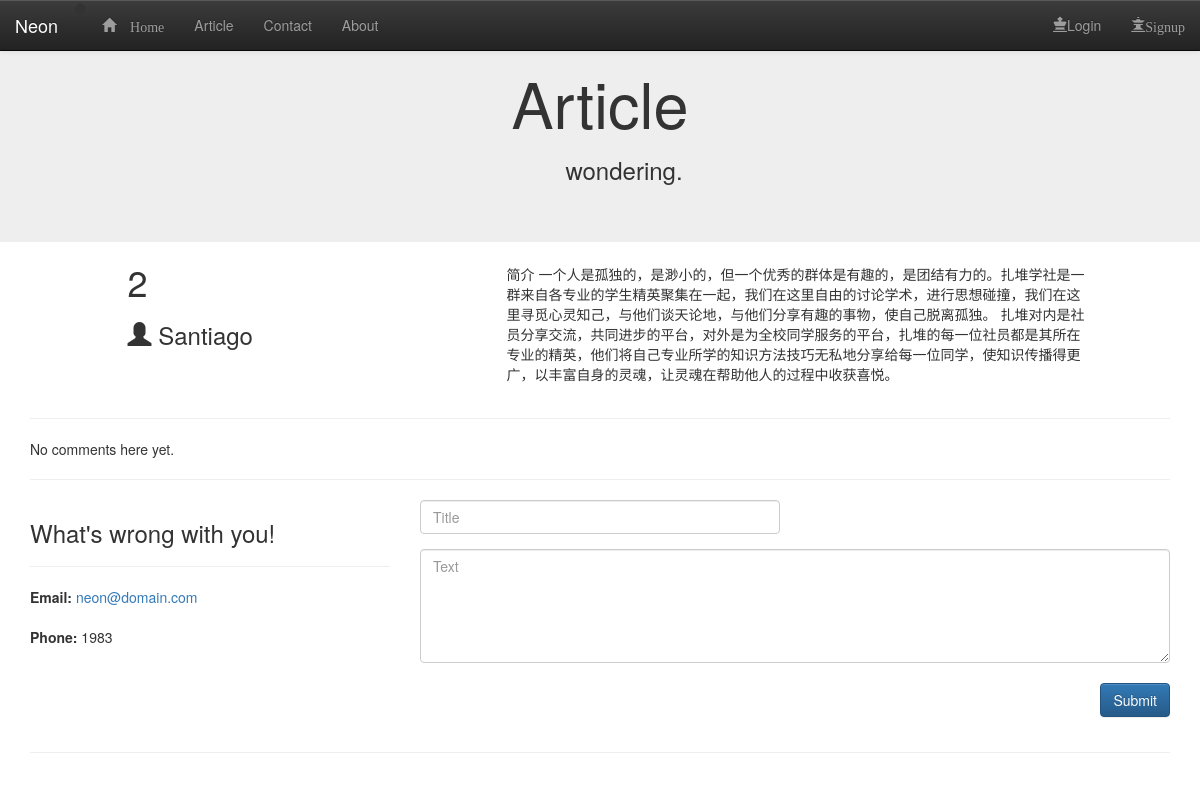
Before: /blog/article/2/detail/ with the older database file.
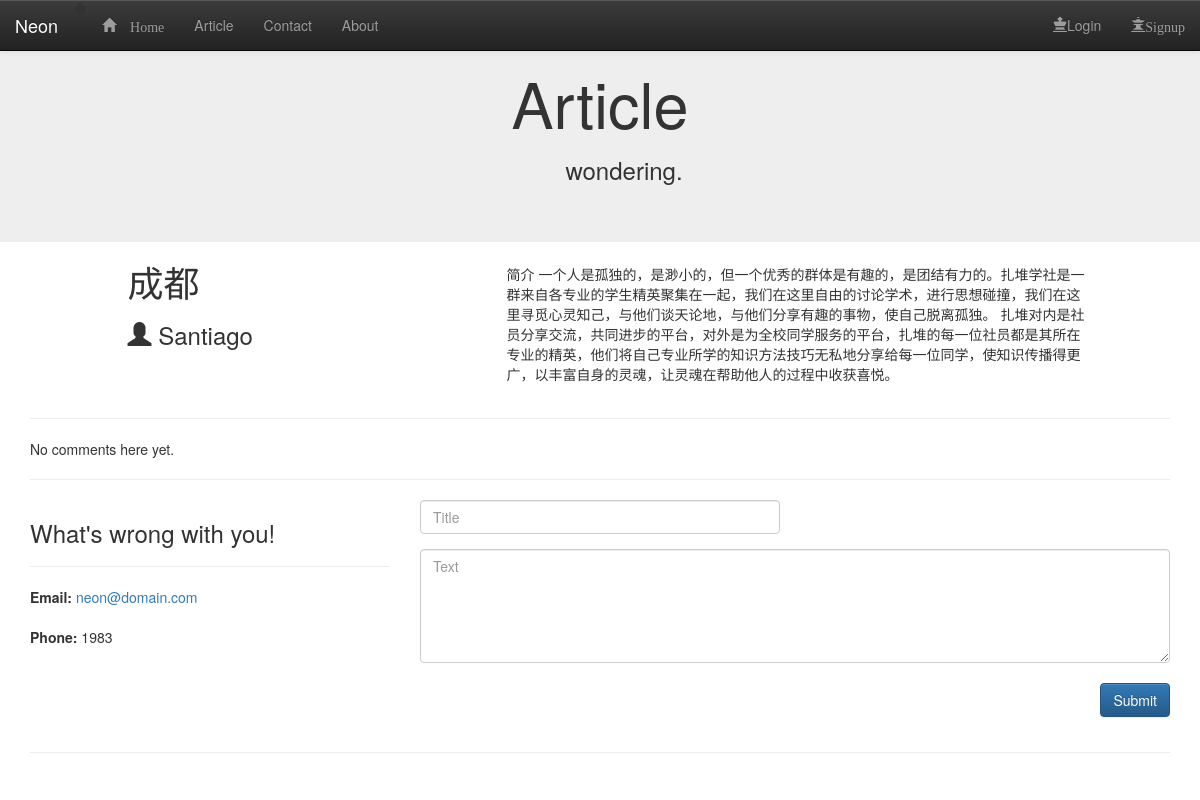
After: the same page with the newer database file.
### blog/models.py (models this page shows, shortened)
class Article(models.Model):
    title = models.CharField(max_length=128)
    pubdate = models.DateTimeField()
    text = models.TextField()
    update = models.DateTimeField()
    author = models.ForeignKey(Author)
    category = models.ForeignKey(Categoty)

class Author(models.Model):
    name = models.CharField(max_length=128)
    email = models.EmailField()
    class Meta:
        ordering =['name']
    def __str__(self):
        return self.name

### blog/views.py (the view)
# urls.py: url(r'^article/(?P<pk>\d+)/detail/$', views.article_detail, name='detail'),
def article_detail(request, pk):
    article = get_object_or_404(Article, pk=pk)
    if request.method == "POST":
        form = CommentForm(request.POST)
        if form.is_valid():
            comment = form.save(commit=False)
            comment.article = article
            comment.save()
            return redirect('detail', pk=article.pk)
    else:
        form = CommentForm()
    content ={
        'article': article,
        'form':form,
    }
    return render(request, 'blog/article_detail.html',content)

### blog/forms.py
class CommentForm(forms.ModelForm):
    class Meta:
        model = Comment
        fields = ('author', 'text',)

### templates/blog/article_detail.html (shortened to what this page needs)
{% extends 'blog/base.html' %}
{% load staticfiles %}
{% block content %}
    <div class="jumbotron" id="detail-text" >
        <div class="container text-center">
            <h1>Article</h1>
            <h3>&emsp;&emsp;wondering.</h3>
        </div>
    </div>
    <div class="container">
        <div class="row">
            <div class="col-md-4 col-md-offset-1">
                <h1 id="article_title">{{ article.title }}</h1>
                <h3><span class="glyphicon glyphicon-user"></span> {{ article.author }}</h3>
            </div>
            <div class="col-md-6 " id="article_content">
                <p>{{ article.text }}</p>
            </div>
        </div>
        <hr>
        {% for comment in article.comments.all %}
        {% if user.is_authenticated or comment.approved_comment %}
            <div class="comment">
                <div class="row">
                <div class="col-md-2 date">
                {{ comment.created_date }}
                    {% if not comment.approved_comment %}
                        <a class="btn btn-default" href="{% url 'comment_remove' pk=comment.pk %}">
                            <span class="glyphicon glyphicon-remove"></span>
                        </a>
                        <a class="btn btn-default" href="{% url 'comment_approve' pk=comment.pk %}">
                            <span class="glyphicon glyphicon-ok"></span>
                        </a>
                    {% endif %}
                <strong>{{ comment.author }}</strong>
                </div>
                <div class="col-md-8">
                <p >{{ comment.text|linebreaks }}</p>
                </div>
            </div>
            <hr />
        </div>
        {% endif %}
        {% empty %}
            <p>No comments here yet.</p>
        {% endfor %}
    <hr />
    <div class="row">
        <div class="col-sm-4">
                <h3>What's wrong with you!</h3>
            <hr>
        <address>
        <strong>Email:</strong> <a href="mailto:#"> neon@domain.com</a><br><br>
        <strong>Phone:</strong> 1983
        </address>
            </div>
        <div class="col-sm-8 contact-form">
        <form id="contact" method="post" class="form" role="form">
                <div class="row">
                <div class="col-xs-6 col-md-6 form-group">
                <input class="form-control" id="name" name="author" placeholder="Title" type="text" required autofocus />
            </div>
            </div>
        <textarea class="form-control" id="message" name="text" placeholder="Text" rows="5"></textarea>
        <br />
        <div class="row">
        <div class="col-xs-12 col-md-12 form-group">
        <button class="btn btn-primary pull-right" type="submit">Submit</button>
        </div>
        </div>
        </form>
    </div>
</div>
<hr />
</div>
{% endblock %}

### templates/blog/base.html (shortened to what this page needs)
{% load staticfiles %}
<!DOCTYPE html>
<html lang="zh-cn">
<head>
    <link rel="stylesheet" type="text/css" href="{% static 'css/bootstrap.min.css' %}">
    <link rel="stylesheet" type="text/css" href="{% static 'css/bootstrap-theme.min.css' %}">
    <link rel="stylesheet" type="text/css" href="{% static 'css/base.css' %}">
    <link rel="stylesheet" type="text/css" href="{% static 'css/article.css' %}">
</head>
<body>
    <nav class="navbar navbar-default navbar-fixed-top navbar-inverse" id="top">
      <div class="container-fluid">
        <div class="navbar-header">
            <span class="glyphicon glyphicon-tree-deciduous"></span>
            <a class="navbar-brand" href="#">Neon</a>
        </div>
        <div id="navbar" class="navbar-collapse collapse">
          <ul class="nav navbar-nav">
            <li class="" id="homepage"><a href="{% url 'homepage' %}">
                <span class="glyphicon glyphicon-home"> Home</span></a></li>
            <li id="articlepage"><a href="{% url 'article' %}">Article</a></li>
            <li id="contactpage"><a href="{% url 'contact' %}">Contact</a></li>
            <li id="aboutpage"><a href="{% url 'about' %}">About</a></li>
          </ul>
          <ul class="nav navbar-nav navbar-right">
          {% if user.is_authenticated %}
            <li><a href="">Welcome {{ user.user }}</a> </li>
            <li><a href="{% url 'log_out' %}">Logout</a> </li>
            <li><a href="{% url 'set_password' %}">ChangePassword</a> </li>
          {% else %}
            <li><a href="{% url 'login' %}"><span class="glyphicon glyphicon-king " aria-hidden="true"></span>Login</a></li>
              <li><a href="{% url 'signup' %}"><span class="glyphicon glyphicon-queen " aria-hidden="true">Signup</span></a></li>
          {% endif %}
          </ul>
        </div>
      </div>
    </nav>
    {% block content %}{% endblock %}
</body>
</html>

### blog/static/css/base.css (style rules this page uses)
.jumbotron { margin: 0; }
#article_content { padding: 2px 2px 2px 2px; margin: 20px 2px 2px 2px; }

Changed rows visible on the page:
changed Article "Santiago": title "2" → "成都"
